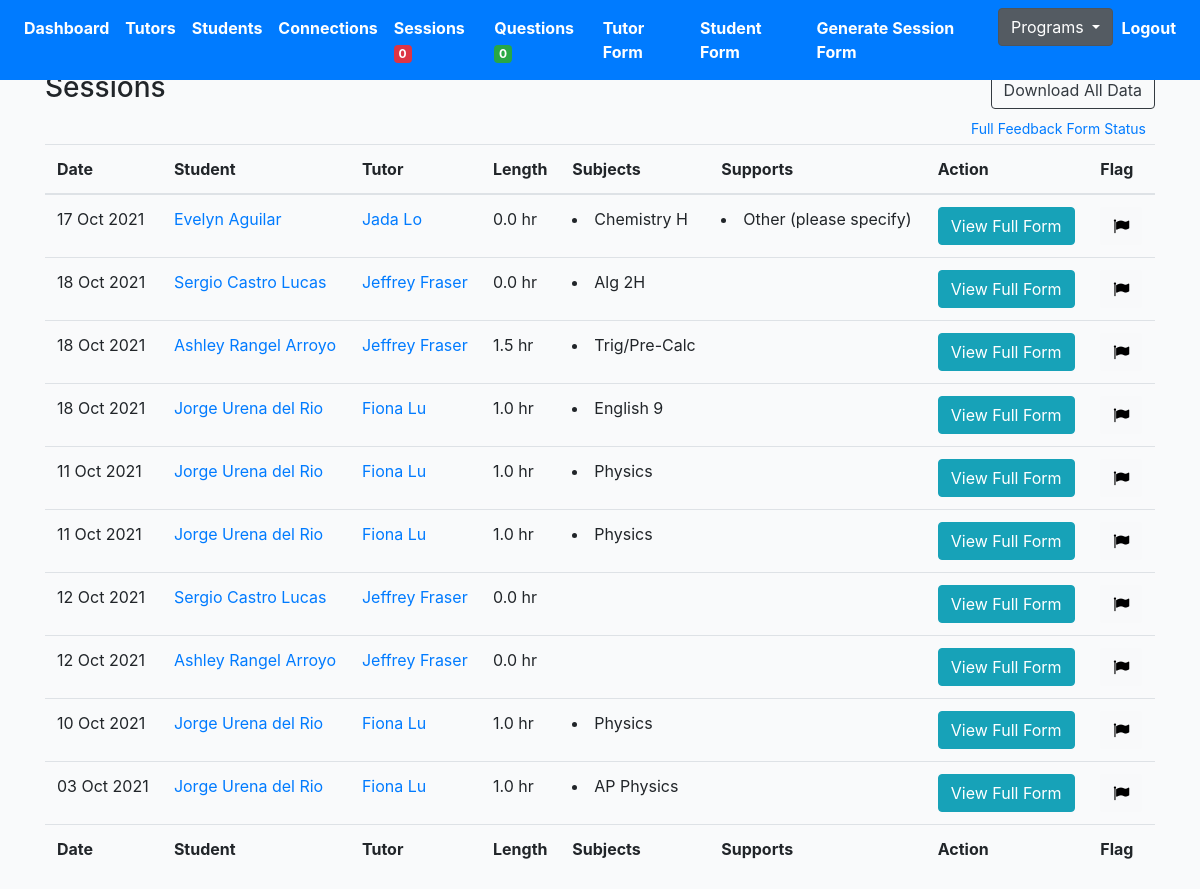
The app's page /tutoring/sessions/ (signed in), older data.
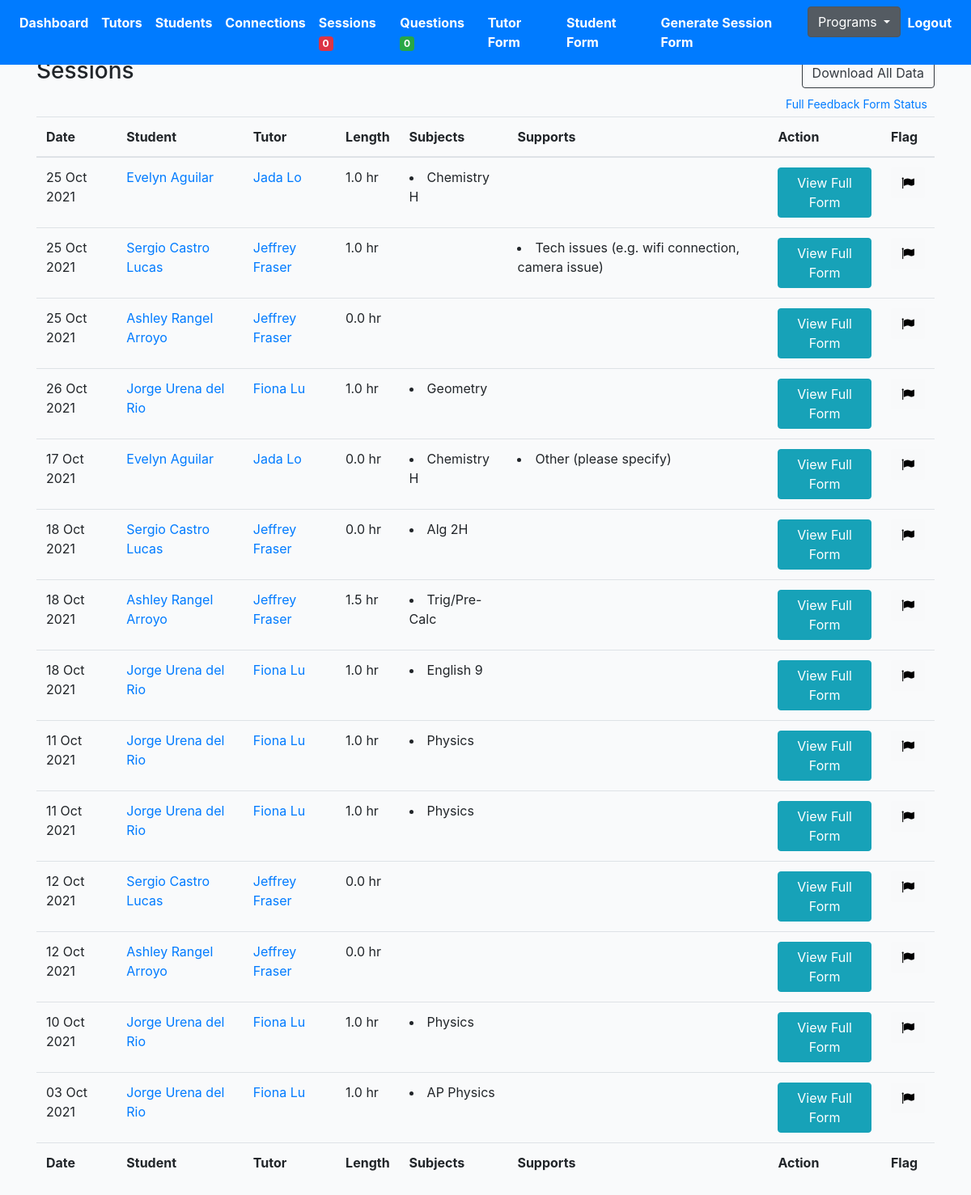
The same page, newer data.
### profiles/models.py (models this page shows, shortened)
class Session(models.Model):
    connection = models.ForeignKey(Connection, on_delete=models.CASCADE)
    meet = models.IntegerField(null=True, blank=True)
    length = models.FloatField(null=True, blank=True)
    subjects = models.ManyToManyField(Subject, blank=True, related_name='sessionsubjects')
    updated = models.DateTimeField(auto_now=True, null=True, blank=True)
    created = models.DateTimeField(auto_now_add=True)
    help = models.TextField(null=True, blank=True, max_length=1000)
    support = models.ManyToManyField(Support, blank=True, related_name='supports')
    othersupport = models.CharField(null=True, blank=True, max_length=200)
    rate = models.IntegerField(null=True, blank=True)
    productivity = models.IntegerField(null=True, blank=True)
    question = models.TextField(null=True, blank=True, max_length=1000)
    disconnect = models.CharField(null=True, blank=True, max_length=200, choices=CONT_STATUS_CHOICES)
    submit_status = models.BooleanField(default=False)
    flag = models.BooleanField(default=False)
    reason_disconnect= models.TextField(null=True, blank=True, max_length=1000)
    urgent_check = models.BooleanField(default=False)
    def get_subjects(self):
        return self.subjects.all()
    def get_supports(self):
        return self.support.all()
    def get_absolute_url(self):
        return reverse("profiles:session-detail-view", kwargs={"pk": self.pk})

class Connection(models.Model):
    created = models.DateTimeField(auto_now_add=True)
    student = models.ForeignKey(Profile, on_delete=models.CASCADE, related_name='student')
    tutor = models.ForeignKey(Profile, on_delete=models.CASCADE, related_name='tutor')
    status = models.CharField(max_length=200, choices=STATUS_CHOICES)
    updated = models.DateTimeField(auto_now=True)
    flag = models.BooleanField(default=False)
    note = models.TextField(null=True, blank=True, max_length=1000)

class Profile(models.Model):
    role = models.CharField(max_length=200, choices=ROLE_CHOICES_PROFILE, null=True)
    avatar = models.ImageField(default='avatar.png', upload_to='avatars/')
    first_name = models.CharField(max_length=200, blank=True)
    last_name = models.CharField(max_length=200, blank=True)
    email = models.EmailField(max_length=200, blank=True)
    student_grade = models.CharField(null=True, blank=True, max_length=200, choices=STUDENT_GRADE_CHOICES)
    grade = models.CharField(null=True, blank=True, max_length=200, choices=GRADE_CHOICES)
    academic_advisor = models.ForeignKey(Academicadvisor, null=True, blank=True, on_delete=models.CASCADE, related_name='academic_advisor')
    academic_advisor_email = models.EmailField(max_length=200, blank=True)
    subjects = models.ManyToManyField(Subject, blank=True, related_name='subjects')
    school = models.CharField(max_length=200, blank=True)
    friends = models.ManyToManyField("self", blank=True, related_name='testfriends')
    updated = models.DateTimeField(auto_now=True)
    created = models.DateTimeField(auto_now_add=True)
    slug = models.SlugField(unique=True, blank=True)
    flag = models.BooleanField(default=False)
    parent1_first_name = models.CharField(max_length=200, blank=True)
    parent1_last_name = models.CharField(max_length=200, blank=True)
    parent1_phone = models.CharField(max_length=200, blank=True)
    parent1_email = models.EmailField(max_length=200, blank=True)
    student_capacity = models.IntegerField(null=True, blank=True)
    phone = models.CharField(max_length=200, blank=True)
    question = models.TextField(null=True, blank=True, max_length=1000)
    languages = models.ManyToManyField(Language, blank=True, related_name='subjects')
    comfortable_share_phone = models.BooleanField(default=False)
    permission_share_grade = models.BooleanField(default=False)
    optional_school_loop_profile_link = models.TextField(null=True, blank=True, max_length=500)
    optional_school_loop_username = models.TextField(null=True, blank=True, max_length=500)
    optional_school_loop_password = models.TextField(null=True, blank=True, max_length=500)
    parent_languages = models.CharField(null=True, blank=True, max_length=200, choices=LANGUAGE_CHOICES)
    age = models.IntegerField(null=True, blank=True)
    ethnic = models.CharField(null=True, blank=True, max_length=200, choices=ETHNIC_CHOICES)
    note = models.TextField(null=True, blank=True, max_length=1000)
    interest = models.ManyToManyField(Interest, blank=True, related_name='interest')
    check = models.CharField(null=True, blank=True, max_length=200, choices=YES_NO)
    status = models.CharField(null=True, blank=True, max_length=200, choices=PROFILE_STATUS, default='active')
    def get_absolute_url(self):
        return reverse("profiles:profile-detail-view", kwargs={"slug": self.slug})
    __initial_first_name = None
    __initial_last_name = None
    def __init__(self, *args, **kwargs):
        super().__init__(*args, **kwargs)
        self.__initial_first_name = self.first_name
        self.__initial_last_name = self.last_name

class Subject(models.Model):
    name = models.CharField(max_length=200, blank=True)
    def __str__(self):
        return self.name

class Support(models.Model):
    name = models.CharField(max_length=200, blank=True)
    def __str__(self):
        return self.name

### profiles/views.py (the view)
# urls.py: path('sessions/', SessionListView.as_view(), name='session-list'),
@method_decorator(login_required, name='dispatch')
@method_decorator(allowed_users(allowed_roles=['tutor', 'admin']), name='dispatch')
class SessionListView(ListView):
    model = Session
    template_name = 'tutor/session-list.html'
    def get_queryset(self):
        qs = Session.objects.filter(submit_status=True).order_by('-created')
        return qs

### cprofiles/context_processors.py (called while the page is built)
def choice_question(request):
    if(request.user.id):
        choice_unanswered_question_num = Question.objects.filter(status="UNANSWERED").count()
        choice_session_flag_num = Session.objects.filter(flag=True).count()
        return {
            'choice_unanswered_question_num' : choice_unanswered_question_num,
            'choice_session_flag_num' : choice_session_flag_num
        }
    return {}

### middleschool/context_processors.py (called while the page is built)
def middle_school_question(request):
    if(request.user.id):
        middle_school_unanswered_question_num = Question.objects.filter(status="UNANSWERED").count()
        middle_school_session_flag_num = Session.objects.filter(flag=True).count()
        return {
            'middle_school_unanswered_question_num' : middle_school_unanswered_question_num,
            'middle_school_session_flag_num' : middle_school_session_flag_num
        }
    return {}

### templates/tutor/session-list.html (shortened to what this page needs)
{% extends 'base.html' %}
{% load static %}
{% block stylesheet %}{% static '/css/my_invites.css' %}{% endblock %}
{% block content %}
<div class="row">
    <div class="col-auto mr-auto">
        <h3>Sessions</h3>
    </div>
    <div class="col-auto">
        <div class="btn-group" role="group" aria-label="Basic example">
            <form action="{% url 'profiles:export-tutoring-session-list' %}" method="POST">
                <button type="submit" class="btn btn-outline-dark">Download All Data</button>
            </form>
        </div>
    </div>
</div>
<a href="{% url 'profiles:feedback-form-status'%}"><button style="float: right" type="button" class="btn btn-link btn-sm">Full Feedback Form Status</button></a>
<div class="table-responsive-lg">
    <table id="myTable" class="table">
        <thead>
            <tr>
                <th scope="col">Date</th>
                <th scope="col">Student</th>
                <th scope="col">Tutor</th>
                <th scope="col">Length</th>
                <th scope="col">Subjects</th>
                <th scope="col">Supports</th>
                <th scope="col">Action</th>
                <th scope="col">Flag</th>
            </tr>
        </thead>
        <tfoot>
            <tr>
                <th>Date</th>
                <th>Student</th>
                <th>Tutor</th>
                <th>Length</th>
                <th>Subjects</th>
                <th>Supports</th>
                <th>Action</th>
                <th>Flag</th>
            </tr>
        </tfoot>
        <tbody>
            {% for obj in object_list %}
            <tr>
                <td>{{obj.updated|date:"d M Y"}}</td>
                <td><a href="{{obj.connection.student.get_absolute_url}}">{{obj.connection.student.first_name}}
                        {{obj.connection.student.last_name}}</a></td>
                <td><a href="{{obj.connection.tutor.get_absolute_url}}">{{obj.connection.tutor.first_name}}
                        {{obj.connection.tutor.last_name}}</a></td>
                <td>{{obj.length}} hr</td>
                <td>{% for subject in obj.get_subjects %}<li>{{subject}} </li>{% endfor %}
                </td>
                <td>{% for support in obj.get_supports %}<li>{{support}} </li>{% endfor %}
                </td>
                <td>
                    <a href="{{obj.get_absolute_url}}"><button type="submit" class="btn btn-info">View Full Form</button></a>
                </td>
                <td>
                    <form action="{% url 'profiles:flag-session' %}" method="POST" class='like-form' id='{{obj.id}}'>
                        <button type="submit" class="like_btn btn btn-light like-btn{{obj.id}}">
                            {% if obj.flag == False %}
                            <i class="fa fa-flag thumb{{obj.id}}" style="color:black"></i>
                            {% else %}
                            <i class="fa fa-flag thumb{{obj.id}}" style="color:red"></i>
                            <p class="flag">true</p>
                            {% endif %}
                        </button>
                    </form>
                </td>
            </tr>
            {% endfor %}
        </tbody>
    </table>
</div>
{% endblock content %}

Row changes from the older to the newer data that the page shows:
added Session: updated "25 Oct 2021", connection.student.first_name "Evelyn", connection.student.last_name "Aguilar", connection.tutor.first_name "Jada", connection.tutor.last_name "Lo", length "1.0", Subject (name "Chemistry H")
added Session: updated "25 Oct 2021", connection.student.first_name "Sergio", connection.student.last_name "Castro Lucas", connection.tutor.first_name "Jeffrey", connection.tutor.last_name "Fraser", length "1.0"
now on this page (row unchanged): Support: name "Tech issues (e.g. wifi connection, camera issue)", shown under "25 Oct 2021"
added Session: updated "25 Oct 2021", connection.student.first_name "Ashley", connection.student.last_name "Rangel Arroyo", connection.tutor.first_name "Jeffrey", connection.tutor.last_name "Fraser", length "0.0"
added Session: updated "26 Oct 2021", connection.student.first_name "Jorge", connection.student.last_name "Urena del Rio", connection.tutor.first_name "Fiona", connection.tutor.last_name "Lu", length "1.0"
now on this page (row unchanged): Subject: name "Geometry", shown under "26 Oct 2021"
